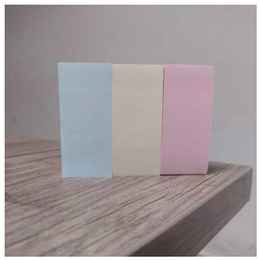
%> input picture codes/state of art methods/paper.PNG, 260 x 260 px, shrunk from 391 x 391 before the run
$ octave tentmain.m   (GNU Octave 9; MATLAB toolbox functions it lacks are replaced by stand-ins)
%> lines starting %> are read from the running program, lines starting %| are printed output that depends on the picture
### codes/state of art methods/generate_tent_map.m
function tent_seq = generate_tent_map(alpha, x0, N)
%GENERATE_TENT_MAP Generates a Tent chaotic sequence
%
% Inputs:
%   alpha - control parameter of Tent map (e.g., 1.99)
%   x0    - initial condition / secret key (0 < x0 < 1)
%   N     - length of the sequence (number of pixels)
%
% Output:
%   tent_seq - normalized chaotic sequence (uint8, range 0-255)

    tent = zeros(1, N);
    tent(1) = x0;

    for i = 2:N
        if tent(i-1) < 0.5
            tent(i) = alpha * tent(i-1);
        else
            tent(i) = alpha * (1 - tent(i-1));
        end
    end

    % Normalize to [0, 255] as uint8
    tent_seq = uint8(255 * mat2gray(tent));

end

### codes/state of art methods/confusion_stage.m
function confused_img = confusion_stage(img, chaotic_seq)
%CONFUSION_STAGE Scrambles an image based on a chaotic sequence
%
% Inputs:
%   img         - Input image (RGB)
%   chaotic_seq - Chaotic sequence (length = numel(img))
%
% Output:
%   confused_img - Pixel-permuted (confused) image

    [R, C, CH] = size(img);
    N = R * C * CH;

    img_vec = img(:);
    K1 = double(chaotic_seq(:));

    % Sort chaotic sequence to get permutation indices
    [~, perm_index] = sort(K1);

    % Apply permutation
    confused_vec = img_vec(perm_index);

    % Reshape back to image
    confused_img = reshape(confused_vec, [R C CH]);
end

### codes/state of art methods/diffusion_stage.m
function diffused_img = diffusion_stage(confused_img, chaotic_seq)
%DIFFUSION_STAGE Performs XOR-based diffusion on a confused image
%
% Inputs:
%   confused_img - Image after confusion
%   chaotic_seq  - Chaotic sequence (length = numel(confused_img))
%
% Output:
%   diffused_img - Encrypted image after diffusion

    [R, C, CH] = size(confused_img);
    N = R * C * CH;

    confused_vec = confused_img(:);
    K2 = chaotic_seq(:);

    diff_vec = zeros(N,1,'uint8');

    % Initialization vector
    IV = uint8(mod(sum(K2), 256));

    % First pixel
    diff_vec(1) = bitxor(confused_vec(1), bitxor(K2(1), IV));

    % Remaining pixels
    for i = 2:N
        diff_vec(i) = bitxor(confused_vec(i), bitxor(K2(i), diff_vec(i-1)));
    end

    % Reshape back to image
    diffused_img = reshape(diff_vec, [R C CH]);
end

### codes/state of art methods/plot_hist.m
function plot_hist(img, titleStr)

    figure('Position',[200 200 1200 400]);   % wide figure for 3 subplots

    chanColors = {'r','g','b'};              % plot colors
    chanNames  = {'Red','Green','Blue'};     % titles

    for i = 1:3
        subplot(1,3,i);

        [counts, bins] = imhist(img(:,:,i));

        h = stem(bins, counts, 'LineWidth', 1.1, 'Color', chanColors{i});
        set(h, 'Marker', 'none');       % <-- removes round circles

        title([titleStr ' - ' chanNames{i}]);
        xlabel('Pixel value');
        ylabel('Count');

        axis tight;
        ylim([0 max(counts)*1.1]);      % avoid cutoff
        grid on;
    end
end

### codes/state of art methods/chi_square_hist.m
function chi2vals = chi_square_hist(img, method_name)
    % img: input RGB image (uint8)
    % method_name: string specifying the encryption method (e.g., 'Lorenz–Rossler')
    % chi2vals: 1x3 array containing chi-square values for R, G, B channels

    if nargin < 2
        method_name = 'Image'; % default name if not provided
    end

    chi2vals = zeros(1,3);  % preallocate

    for ch = 1:3
        channel_data = img(:,:,ch);
        channel_data = channel_data(:);       % flatten
        N = numel(channel_data);              % total number of pixels
        counts = histcounts(channel_data, 0:256); % histogram counts
        E = N / 256;                          % expected count per bin
        chi2vals(ch) = sum((counts - E).^2 / E); % chi-square formula
    end

    % Display results
    fprintf('Chi-Square Values (%s):\n', method_name);
    fprintf('Red Channel   : %.4f\n', chi2vals(1));
    fprintf('Green Channel : %.4f\n', chi2vals(2));
    fprintf('Blue Channel  : %.4f\n', chi2vals(3));
end

### codes/state of art methods/reverse_diffusion.m
function decrypted_img = reverse_diffusion(encrypted_img, chaotic_seq)
%REVERSE_DIFFUSION Reverses the XOR-based diffusion of an image
%
% Usage:
%   decrypted_img = reverse_diffusion(encrypted_img, chaotic_seq)
%
% Inputs:
%   encrypted_img - Encrypted image after diffusion (RGB)
%   chaotic_seq   - Chaotic sequence used for diffusion (vector)
%
% Output:
%   decrypted_img - Image after reversing diffusion
%
% Description:
%   This function undoes the XOR-based diffusion operation performed
%   during encryption using the same chaotic sequence. The first pixel
%   uses an initialization vector (IV), and subsequent pixels are
%   recovered iteratively using the XOR relationship.

    [R,C,CH] = size(encrypted_img);
    N = R * C * CH;

    % Flatten image and chaotic key
    enc_vec = encrypted_img(:);
    K2 = chaotic_seq(:);

    % Compute initialization vector
    IV = uint8(mod(sum(K2), 256));

    % Preallocate reverse diffusion vector
    rev_diff = zeros(N,1,'uint8');

    % Reverse diffusion: first pixel
    rev_diff(1) = bitxor(enc_vec(1), bitxor(K2(1), IV));

    % Remaining pixels
    for i = 2:N
        rev_diff(i) = bitxor(enc_vec(i), bitxor(K2(i), enc_vec(i-1)));
    end

    % Reshape to image
    decrypted_img = reshape(rev_diff, [R, C, CH]);
end

### codes/state of art methods/correlation_analysis.m
function correlation_analysis(img, mainTitle)

    % Convert to double
    img = double(img);

    % Extract RGB channels
    R = img(:,:,1);
    G = img(:,:,2);
    B = img(:,:,3);

    figure('Position',[100 100 1400 900]);

    channels = {R, G, B};
    chanNames = {'Red', 'Green', 'Blue'};
    plotIndex = 1;

    % Store correlation values → (3x3 matrix)
    % Rows:   Red, Green, Blue
    % Cols:   Horizontal, Vertical, Diagonal
    results = zeros(3,3);

    for c = 1:3
        channel = channels{c};

        % ---------- HORIZONTAL ----------
        x = channel(:,1:end-1);
        y = channel(:,2:end);
        xh = x(:); yh = y(:);

        subplot(3,3,plotIndex);
        scatter(xh(1:5000), yh(1:5000), 5, chanNames{c}, 'filled');
        title([chanNames{c} ' - Horizontal']);
        xlabel('Pixel(i,j)'), ylabel('Pixel(i,j+1)');
        plotIndex = plotIndex + 1;

        corr_h = corrcoef(xh, yh);
        results(c,1) = corr_h(1,2);


        % ---------- VERTICAL ----------
        x = channel(1:end-1,:);
        y = channel(2:end,:);
        xv = x(:); yv = y(:);

        subplot(3,3,plotIndex);
        scatter(xv(1:5000), yv(1:5000), 5, chanNames{c}, 'filled');
        title([chanNames{c} ' - Vertical']);
        xlabel('Pixel(i,j)'), ylabel('Pixel(i+1,j)');
        plotIndex = plotIndex + 1;

        corr_v = corrcoef(xv, yv);
        results(c,2) = corr_v(1,2);


        % ---------- DIAGONAL ----------
        x = channel(1:end-1,1:end-1);
        y = channel(2:end,2:end);
        xd = x(:); yd = y(:);

        subplot(3,3,plotIndex);
        scatter(xd(1:5000), yd(1:5000), 5, chanNames{c}, 'filled');
        title([chanNames{c} ' - Diagonal']);
        xlabel('Pixel(i,j)'), ylabel('Pixel(i+1,j+1)');
        plotIndex = plotIndex + 1;

        corr_d = corrcoef(xd, yd);
        results(c,3) = corr_d(1,2);
    end

    % Main figure title
    sgtitle(mainTitle, 'FontSize', 16, 'FontWeight', 'bold');

    % ==================== PRINT SUMMARY =====================
    fprintf('\n================= Correlation Summary: %s =================\n', mainTitle);
    fprintf('              Horizontal     Vertical       Diagonal\n');
    fprintf('---------------------------------------------------------------\n');

    fprintf('Red     :     %0.4f        %0.4f         %0.4f\n', ...
            results(1,1), results(1,2), results(1,3));

    fprintf('Green   :     %0.4f        %0.4f         %0.4f\n', ...
            results(2,1), results(2,2), results(2,3));

    fprintf('Blue    :     %0.4f        %0.4f         %0.4f\n', ...
            results(3,1), results(3,2), results(3,3));

    fprintf('===============================================================\n\n');

end

### codes/state of art methods/reverse_confusion.m
function decrypted_img = reverse_confusion(confused_img, chaotic_seq)
%REVERSE_CONFUSION Reverses the pixel permutation (confusion) of an image
%
% Usage:
%   decrypted_img = reverse_confusion(confused_img, chaotic_seq)
%
% Inputs:
%   confused_img  - Image after confusion (RGB)
%   chaotic_seq   - Chaotic sequence used for permutation (vector)
%
% Output:
%   decrypted_img - Image after reversing confusion
%
% Description:
%   This function restores the original pixel positions of an image that
%   has been scrambled using a chaotic sequence. The inverse permutation
%   is computed using the same chaotic sequence that was used during
%   encryption.

    [R,C,CH] = size(confused_img);
    N = R * C * CH;

    % Flatten chaotic sequence and compute permutation indices
    K1 = double(chaotic_seq(:));
    [~, perm_index] = sort(K1);

    % Apply inverse permutation
    dec_vec = zeros(N,1,'uint8');
    dec_vec(perm_index) = confused_img(:);

    % Reshape to image
    decrypted_img = reshape(dec_vec, [R, C, CH]);
end

### codes/state of art methods/tentmain.m
%% Chaotic Maps Image Encryption
clc; clear; close all;
img =imread(' C:\Users\rimsha malik\Desktop\PhD NUST\computer vision\assignment 2\project\codes\state of art methods\paper.PNG');
%> img is the input picture: size 260x260x3 uint8; mean R, G, B 160.4, 151.8, 153.7
[R, C, CH] = size(img);
%> R = 260; C = 260; CH = 3
N = R*C*CH;
%> N = 202800

%% TENT CHAOTIC MAP GENERATION
alpha = 1.99;
x0 = 0.52;

%% Encryption Process:
% Generate chaotic sequence
tent_seq = generate_tent_map(alpha, x0, N);

%% CONFUSION USING TENT
% Confusion
confused_tent = confusion_stage(img, tent_seq);
%> in confusion_stage, `confused_img = reshape(confused_vec, [R C CH]);`:
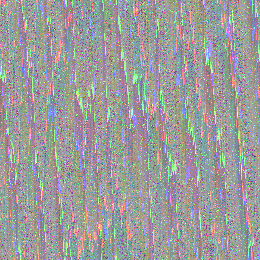
%> confused_img: size 260x260x3 uint8; mean R, G, B 155.5, 155.3, 155.3

%% DIFFUSION USING TENT
% Diffusion
encrypted_tent = diffusion_stage(confused_tent, tent_seq);
%> in diffusion_stage, `diffused_img = reshape(diff_vec, [R C CH]);`:
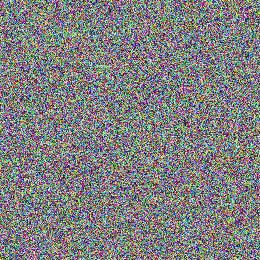
%> diffused_img: size 260x260x3 uint8; mean R, G, B 127.4, 127.7, 127.7

figure;
subplot(131), imshow(img), title('Original');
subplot(132), imshow(confused_tent), title('Confused Image (Tent)');
subplot(133), imshow(encrypted_tent), title('Encrypted Image (Tent)');


%% %% Histogram Analysis for Henon Map Encryption
fprintf('=== Tent Map Encryption Histogram Analysis ===\n');
% Histogram Analysis
plot_hist(img, 'Original Image (Tent)');
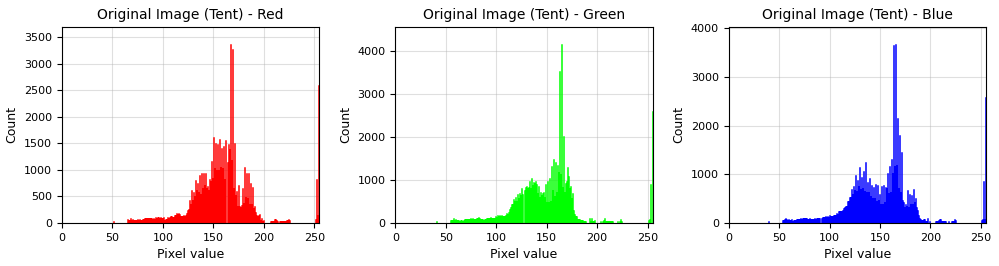
%> figure redrawn from the program's plot data, 3 panels; panel 1: highest point at x = 167, y = 3353; panel 2: highest point at x = 165, y = 4146; panel 3: highest point at x = 166, y = 3664
plot_hist(confused_tent, 'Confused Image (Tent)');
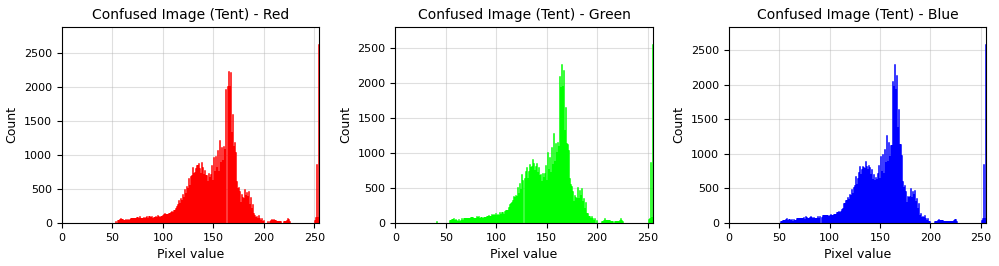
%> figure redrawn from the program's plot data, 3 panels; panel 1: highest point at x = 255, y = 2620; panel 2: highest point at x = 255, y = 2541; panel 3: highest point at x = 255, y = 2576
plot_hist(encrypted_tent, 'Encrypted Image (Tent)');
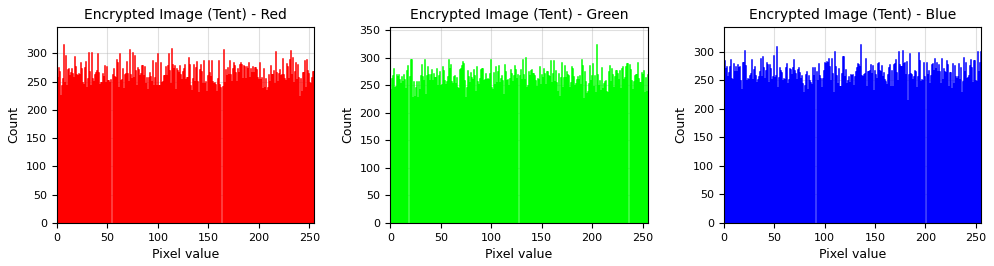
%> figure redrawn from the program's plot data, 3 panels; panel 1: highest point at x = 7, y = 315; panel 2: highest point at x = 205, y = 323; panel 3: highest point at x = 136, y = 312

chi_Image   = chi_square_hist(img, 'Original Image');
%> after the loop in chi_square_hist, `for ch = 1:3`: chi2vals = [232933.9 244648.2 226142.4]
%| Red Channel   : 232933.9493
%| Green Channel : 244648.2064
%| Blue Channel  : 226142.3527
%> chi_Image = [232933.9 244648.2 226142.4]
chi_tent    = chi_square_hist(encrypted_tent,'Encrypted Image (Tent)');
%> the loop in chi_square_hist (call 2), `for ch = 1:3` made 3 passes
%> pass 1, in chi_square_hist (call 2), `channel_data = img(:,:,ch);`:
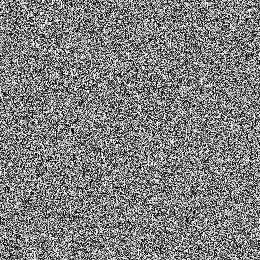
%> channel_data: size 260x260 uint8; min 0, max 255, mean 127.4
%> pass 3, in chi_square_hist (call 2), `channel_data = img(:,:,ch);`:
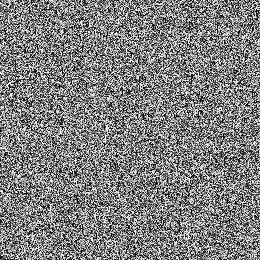
%> channel_data: size 260x260 uint8; min 0, max 255, mean 127.7; mean of the top-left, top-right, bottom-left and bottom-right quarters 127.9, 128.2, 128.3, 126.5
%> after the loop in chi_square_hist (call 2), `for ch = 1:3`: chi2vals = [288.6 250.8 261.2]
%| Red Channel   : 288.5567
%| Green Channel : 250.7550
%| Blue Channel  : 261.1541
%> chi_tent = [288.6 250.8 261.2]

%% Decryption process:

% TENT CHAOTIC MAP GENERATION
% ===============================

alpha = 1.99;
x0 = 0.52;

% Generate chaotic sequence
tent_seq = generate_tent_map(alpha, x0, N);
%% Reverse Diffusion (undo XOR)
% Step 1: Reverse diffusion
after_diffusion = reverse_diffusion(encrypted_tent, tent_seq );

% Step 2: Reverse confusion
decrypted_tent= reverse_confusion(after_diffusion, tent_seq  );

% Display
figure;
subplot(131), imshow(encrypted_tent), title('Encrypted Image');
subplot(132), imshow(after_diffusion), title('After Reverse Diffusion');
subplot(133), imshow(decrypted_tent), title('Decrypted Image');

%% Correlation Analysis:
correlation_analysis(img, 'Original Image Correlation');
%> in correlation_analysis, `channels = {R, G, B};`: channels = 3 items
%> the loop in correlation_analysis, `for c = 1:3` made 3 passes
%> (corr_h, corr_v, corr_d) on passes 1 to 2: ([1 0.963; 0.963 1], [1 0.951; 0.951 1], [1 0.906; 0.906 1]), ([1 0.963; 0.963 1], [1 0.953; 0.953 1], [1 0.91; 0.91 1])
%> the run ends on the next line
